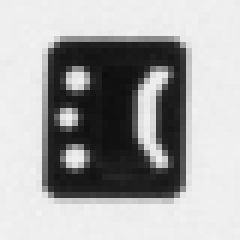
#> input picture src/SIFT/image1.png, 40 x 40 px (shown 6 times larger)
$ python image_reg.py
#> lines starting #> are read from the running program, lines starting #| are printed output that depends on the picture
import cv2
import numpy as np
import matplotlib.pyplot as plt

# Load images
img1 = cv2.imread('image1.png', 0)
#> img1 is the input picture: shape (40, 40); min 14, max 242, mean 168.4
img2 = cv2.imread('image2.png', 0)
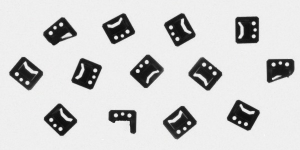
#> input picture src/SIFT/image2.png, 300 x 150 px
#> img2: shape (150, 300); min 13, max 248, mean 208

# Initialize ORB detector
orb = cv2.ORB_create()

# Find keypoints and descriptors
kp1, des1 = orb.detectAndCompute(img1, None)
#> kp1 = (); des1 = None
kp2, des2 = orb.detectAndCompute(img2, None)
#> kp2 = 284 keypoints; strongest (x, y, size): (96, 74, 37.2), (119, 38, 37.2), (125, 35, 31), (234, 118, 31)

# Use BFMatcher to find matches
bf = cv2.BFMatcher(cv2.NORM_HAMMING, crossCheck=True)
matches = bf.match(des1, des2)
#> matches = ()

# Sort matches based on distance
matches = sorted(matches, key=lambda x: x.distance)
#> matches = []

# Draw matches
img_matches = cv2.drawMatches(img1, kp1, img2, kp2, matches[:10], None, flags=cv2.DrawMatchesFlags_NOT_DRAW_SINGLE_POINTS)
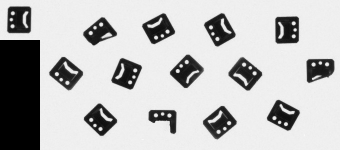
#> img_matches: shape (150, 340, 3); min 0, max 248, mean 188.8

# Display matches
plt.imshow(img_matches)
plt.show()

# Extract location of good matches
points1 = np.float32([kp1[m.queryIdx].pt for m in matches]).reshape(-1, 1, 2)
#> points1 = empty array
points2 = np.float32([kp2[m.trainIdx].pt for m in matches]).reshape(-1, 1, 2)
#> points2 = empty array

# Find homography
#> (the run stopped early here; a loop or call above may not have finished)
